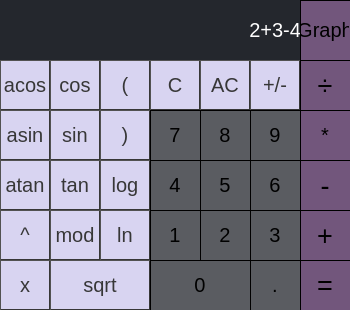
<?xml version="1.0" encoding="UTF-8"?>
<ui version="4.0">
 <class>MainWindow</class>
 <widget class="QMainWindow" name="MainWindow">
  <property name="geometry">
   <rect>
    <x>0</x>
    <y>0</y>
    <width>350</width>
    <height>310</height>
   </rect>
  </property>
  <property name="windowTitle">
   <string>MainWindow</string>
  </property>
  <property name="styleSheet">
   <string notr="true"/>
  </property>
  <widget class="QWidget" name="centralwidget">
   <widget class="QLabel" name="result_show">
    <property name="geometry">
     <rect>
      <x>0</x>
      <y>0</y>
      <width>301</width>
      <height>60</height>
     </rect>
    </property>
    <property name="font">
     <font>
      <pointsize>15</pointsize>
     </font>
    </property>
    <property name="styleSheet">
     <string notr="true">QLabel { 
background-color: rgb(36, 39, 45);
color:white
}</string>
    </property>
    <property name="text">
     <string>2+3-4</string>
    </property>
    <property name="alignment">
     <set>Qt::AlignRight|Qt::AlignTrailing|Qt::AlignVCenter</set>
    </property>
    <property name="margin">
     <number>10</number>
    </property>
    <property name="indent">
     <number>0</number>
    </property>
   </widget>
   <widget class="QPushButton" name="diverce">
    <property name="geometry">
     <rect>
      <x>300</x>
      <y>60</y>
      <width>50</width>
      <height>50</height>
     </rect>
    </property>
    <property name="font">
     <font>
      <pointsize>20</pointsize>
      <italic>false</italic>
      <bold>false</bold>
      <underline>false</underline>
      <strikeout>false</strikeout>
     </font>
    </property>
    <property name="styleSheet">
     <string notr="true">QPushButton {
    background-color: rgb(114, 86, 124);
	border-width: 1px;
    border-style: outset;
}
QPushButton:pressed {
    background-color: rgb(96, 72, 105);
    border-style: inset;
}</string>
    </property>
    <property name="text">
     <string>÷</string>
    </property>
    <property name="default">
     <bool>false</bool>
    </property>
    <property name="flat">
     <bool>false</bool>
    </property>
   </widget>
   <widget class="QPushButton" name="plus_minus">
    <property name="geometry">
     <rect>
      <x>250</x>
      <y>60</y>
      <width>50</width>
      <height>50</height>
     </rect>
    </property>
    <property name="font">
     <font>
      <pointsize>15</pointsize>
     </font>
    </property>
    <property name="styleSheet">
     <string notr="true">QPushButton {
    background-color: rgb(216, 212, 241);
	color:rgb(55, 55, 55);
	border-width: 1px;
    border-style: outset;
}
QPushButton:pressed {
    background-color: rgb(169, 166, 190);
    border-style: inset;
}</string>
    </property>
    <property name="text">
     <string>+/-</string>
    </property>
   </widget>
   <widget class="QPushButton" name="AC">
    <property name="geometry">
     <rect>
      <x>200</x>
      <y>60</y>
      <width>50</width>
      <height>50</height>
     </rect>
    </property>
    <property name="font">
     <font>
      <pointsize>15</pointsize>
     </font>
    </property>
    <property name="styleSheet">
     <string notr="true">QPushButton {
    background-color: rgb(216, 212, 241);
	color:rgb(55, 55, 55);
	border-width: 1px;
    border-style: outset;
}
QPushButton:pressed {
    background-color: rgb(169, 166, 190);
    border-style: inset;
}</string>
    </property>
    <property name="text">
     <string>AC</string>
    </property>
   </widget>
   <widget class="QPushButton" name="p7">
    <property name="geometry">
     <rect>
      <x>150</x>
      <y>110</y>
      <width>50</width>
      <height>50</height>
     </rect>
    </property>
    <property name="font">
     <font>
      <pointsize>15</pointsize>
     </font>
    </property>
    <property name="styleSheet">
     <string notr="true">QPushButton {
    background-color: rgb(90, 92, 97);
	border-width: 1px;
    border-style: outset;
}
QPushButton:pressed {
    background-color: rgb(111, 115, 121);
    border-style: inset;
}</string>
    </property>
    <property name="text">
     <string>7</string>
    </property>
   </widget>
   <widget class="QPushButton" name="p8">
    <property name="geometry">
     <rect>
      <x>200</x>
      <y>110</y>
      <width>50</width>
      <height>50</height>
     </rect>
    </property>
    <property name="font">
     <font>
      <pointsize>15</pointsize>
     </font>
    </property>
    <property name="styleSheet">
     <string notr="true">QPushButton {
    background-color: rgb(90, 92, 97);
	border-width: 1px;
    border-style: outset;
}
QPushButton:pressed {
    background-color: rgb(111, 115, 121);
    border-style: inset;
}</string>
    </property>
    <property name="text">
     <string>8</string>
    </property>
   </widget>
   <widget class="QPushButton" name="multi">
    <property name="geometry">
     <rect>
      <x>300</x>
      <y>110</y>
      <width>50</width>
      <height>50</height>
     </rect>
    </property>
    <property name="font">
     <font>
      <pointsize>15</pointsize>
     </font>
    </property>
    <property name="styleSheet">
     <string notr="true">QPushButton {
    background-color: rgb(114, 86, 124);
	border-width: 1px;
    border-style: outset;
}
QPushButton:pressed {
    background-color: rgb(96, 72, 105);
    border-style: inset;
}</string>
    </property>
    <property name="text">
     <string>*</string>
    </property>
   </widget>
   <widget class="QPushButton" name="p9">
    <property name="geometry">
     <rect>
      <x>250</x>
      <y>110</y>
      <width>50</width>
      <height>50</height>
     </rect>
    </property>
    <property name="font">
     <font>
      <pointsize>15</pointsize>
     </font>
    </property>
    <property name="styleSheet">
     <string notr="true">QPushButton {
    background-color: rgb(90, 92, 97);
	border-width: 1px;
    border-style: outset;
}
QPushButton:pressed {
    background-color: rgb(111, 115, 121);
    border-style: inset;
}</string>
    </property>
    <property name="text">
     <string>9</string>
    </property>
   </widget>
   <widget class="QPushButton" name="p4">
    <property name="geometry">
     <rect>
      <x>150</x>
      <y>160</y>
      <width>50</width>
      <height>50</height>
     </rect>
    </property>
    <property name="font">
     <font>
      <pointsize>15</pointsize>
     </font>
    </property>
    <property name="styleSheet">
     <string notr="true">QPushButton {
    background-color: rgb(90, 92, 97);
	border-width: 1px;
    border-style: outset;
}
QPushButton:pressed {
    background-color: rgb(111, 115, 121);
    border-style: inset;
}</string>
    </property>
    <property name="text">
     <string>4</string>
    </property>
   </widget>
   <widget class="QPushButton" name="plus">
    <property name="geometry">
     <rect>
      <x>300</x>
      <y>210</y>
      <width>50</width>
      <height>50</height>
     </rect>
    </property>
    <property name="font">
     <font>
      <pointsize>20</pointsize>
     </font>
    </property>
    <property name="styleSheet">
     <string notr="true">QPushButton {
    background-color: rgb(114, 86, 124);
	border-width: 1px;
    border-style: outset;
}
QPushButton:pressed {
    background-color: rgb(96, 72, 105);
    border-style: inset;
}</string>
    </property>
    <property name="text">
     <string>+</string>
    </property>
   </widget>
   <widget class="QPushButton" name="p5">
    <property name="geometry">
     <rect>
      <x>200</x>
      <y>160</y>
      <width>50</width>
      <height>50</height>
     </rect>
    </property>
    <property name="font">
     <font>
      <pointsize>15</pointsize>
     </font>
    </property>
    <property name="styleSheet">
     <string notr="true">QPushButton {
    background-color: rgb(90, 92, 97);
	border-width: 1px;
    border-style: outset;
}
QPushButton:pressed {
    background-color: rgb(111, 115, 121);
    border-style: inset;
}</string>
    </property>
    <property name="text">
     <string>5</string>
    </property>
   </widget>
   <widget class="QPushButton" name="minus">
    <property name="geometry">
     <rect>
      <x>300</x>
      <y>160</y>
      <width>50</width>
      <height>50</height>
     </rect>
    </property>
    <property name="font">
     <font>
      <pointsize>20</pointsize>
     </font>
    </property>
    <property name="styleSheet">
     <string notr="true">QPushButton {
    background-color: rgb(114, 86, 124);
	border-width: 1px;
    border-style: outset;
}
QPushButton:pressed {
    background-color: rgb(96, 72, 105);
    border-style: inset;
}</string>
    </property>
    <property name="text">
     <string>-</string>
    </property>
   </widget>
   <widget class="QPushButton" name="p1">
    <property name="geometry">
     <rect>
      <x>150</x>
      <y>210</y>
      <width>50</width>
      <height>50</height>
     </rect>
    </property>
    <property name="font">
     <font>
      <pointsize>15</pointsize>
     </font>
    </property>
    <property name="styleSheet">
     <string notr="true">QPushButton {
    background-color: rgb(90, 92, 97);
	border-width: 1px;
    border-style: outset;
}
QPushButton:pressed {
    background-color: rgb(111, 115, 121);
    border-style: inset;
}</string>
    </property>
    <property name="text">
     <string>1</string>
    </property>
   </widget>
   <widget class="QPushButton" name="p2">
    <property name="geometry">
     <rect>
      <x>200</x>
      <y>210</y>
      <width>50</width>
      <height>50</height>
     </rect>
    </property>
    <property name="font">
     <font>
      <pointsize>15</pointsize>
     </font>
    </property>
    <property name="styleSheet">
     <string notr="true">QPushButton {
    background-color: rgb(90, 92, 97);
	border-width: 1px;
    border-style: outset;
}
QPushButton:pressed {
    background-color: rgb(111, 115, 121);
    border-style: inset;
}</string>
    </property>
    <property name="text">
     <string>2</string>
    </property>
   </widget>
   <widget class="QPushButton" name="p3">
    <property name="geometry">
     <rect>
      <x>250</x>
      <y>210</y>
      <width>50</width>
      <height>50</height>
     </rect>
    </property>
    <property name="font">
     <font>
      <pointsize>15</pointsize>
     </font>
    </property>
    <property name="styleSheet">
     <string notr="true">QPushButton {
    background-color: rgb(90, 92, 97);
	border-width: 1px;
    border-style: outset;
}
QPushButton:pressed {
    background-color: rgb(111, 115, 121);
    border-style: inset;
}</string>
    </property>
    <property name="text">
     <string>3</string>
    </property>
   </widget>
   <widget class="QPushButton" name="p6">
    <property name="geometry">
     <rect>
      <x>250</x>
      <y>160</y>
      <width>50</width>
      <height>50</height>
     </rect>
    </property>
    <property name="font">
     <font>
      <pointsize>15</pointsize>
     </font>
    </property>
    <property name="styleSheet">
     <string notr="true">QPushButton {
    background-color: rgb(90, 92, 97);
	border-width: 1px;
    border-style: outset;
}
QPushButton:pressed {
    background-color: rgb(111, 115, 121);
    border-style: inset;
}</string>
    </property>
    <property name="text">
     <string>6</string>
    </property>
   </widget>
   <widget class="QPushButton" name="p0">
    <property name="geometry">
     <rect>
      <x>150</x>
      <y>260</y>
      <width>100</width>
      <height>50</height>
     </rect>
    </property>
    <property name="font">
     <font>
      <pointsize>15</pointsize>
     </font>
    </property>
    <property name="styleSheet">
     <string notr="true">QPushButton {
    background-color: rgb(90, 92, 97);
	border-width: 1px;
    border-style: outset;
}
QPushButton:pressed {
    background-color: rgb(111, 115, 121);
    border-style: inset;
}</string>
    </property>
    <property name="text">
     <string>0</string>
    </property>
   </widget>
   <widget class="QPushButton" name="equal">
    <property name="geometry">
     <rect>
      <x>300</x>
      <y>260</y>
      <width>50</width>
      <height>50</height>
     </rect>
    </property>
    <property name="font">
     <font>
      <pointsize>20</pointsize>
     </font>
    </property>
    <property name="styleSheet">
     <string notr="true">QPushButton {
    background-color: rgb(114, 86, 124);
	border-width: 1px;
    border-style: outset;
}
QPushButton:pressed {
    background-color: rgb(96, 72, 105);
    border-style: inset;
}</string>
    </property>
    <property name="text">
     <string>=</string>
    </property>
   </widget>
   <widget class="QPushButton" name="dot">
    <property name="geometry">
     <rect>
      <x>250</x>
      <y>260</y>
      <width>50</width>
      <height>50</height>
     </rect>
    </property>
    <property name="font">
     <font>
      <pointsize>15</pointsize>
     </font>
    </property>
    <property name="styleSheet">
     <string notr="true">QPushButton {
    background-color: rgb(90, 92, 97);
	border-width: 1px;
    border-style: outset;
}
QPushButton:pressed {
    background-color: rgb(111, 115, 121);
    border-style: inset;
}</string>
    </property>
    <property name="text">
     <string>.</string>
    </property>
   </widget>
   <widget class="QPushButton" name="Clear">
    <property name="geometry">
     <rect>
      <x>150</x>
      <y>60</y>
      <width>50</width>
      <height>50</height>
     </rect>
    </property>
    <property name="font">
     <font>
      <pointsize>15</pointsize>
     </font>
    </property>
    <property name="styleSheet">
     <string notr="true">QPushButton {
    background-color: rgb(216, 212, 241);
	color:rgb(55, 55, 55);
	border-width: 1px;
    border-style: outset;
}
QPushButton:pressed {
    background-color: rgb(169, 166, 190);
    border-style: inset;
}</string>
    </property>
    <property name="text">
     <string>C</string>
    </property>
   </widget>
   <widget class="QPushButton" name="Brace_open">
    <property name="geometry">
     <rect>
      <x>100</x>
      <y>60</y>
      <width>50</width>
      <height>50</height>
     </rect>
    </property>
    <property name="font">
     <font>
      <pointsize>15</pointsize>
     </font>
    </property>
    <property name="styleSheet">
     <string notr="true">QPushButton {
    background-color: rgb(216, 212, 241);
	color:rgb(55, 55, 55);
	border-width: 1px;
    border-style: outset;
}
QPushButton:pressed {
    background-color: rgb(169, 166, 190);
    border-style: inset;
}</string>
    </property>
    <property name="text">
     <string>(</string>
    </property>
   </widget>
   <widget class="QPushButton" name="Brace_close">
    <property name="geometry">
     <rect>
      <x>100</x>
      <y>110</y>
      <width>50</width>
      <height>50</height>
     </rect>
    </property>
    <property name="font">
     <font>
      <pointsize>15</pointsize>
     </font>
    </property>
    <property name="styleSheet">
     <string notr="true">QPushButton {
    background-color: rgb(216, 212, 241);
	color:rgb(55, 55, 55);
	border-width: 1px;
    border-style: outset;
}
QPushButton:pressed {
    background-color: rgb(169, 166, 190);
    border-style: inset;
}</string>
    </property>
    <property name="text">
     <string>)</string>
    </property>
   </widget>
   <widget class="QPushButton" name="sqrt">
    <property name="geometry">
     <rect>
      <x>50</x>
      <y>260</y>
      <width>100</width>
      <height>50</height>
     </rect>
    </property>
    <property name="font">
     <font>
      <pointsize>15</pointsize>
     </font>
    </property>
    <property name="styleSheet">
     <string notr="true">QPushButton {
    background-color: rgb(216, 212, 241);
	color:rgb(55, 55, 55);
	border-width: 1px;
    border-style: outset;
}
QPushButton:pressed {
    background-color: rgb(169, 166, 190);
    border-style: inset;
}</string>
    </property>
    <property name="text">
     <string>sqrt</string>
    </property>
   </widget>
   <widget class="QPushButton" name="ln">
    <property name="geometry">
     <rect>
      <x>100</x>
      <y>210</y>
      <width>50</width>
      <height>50</height>
     </rect>
    </property>
    <property name="font">
     <font>
      <pointsize>15</pointsize>
     </font>
    </property>
    <property name="styleSheet">
     <string notr="true">QPushButton {
    background-color: rgb(216, 212, 241);
	color:rgb(55, 55, 55);
	border-width: 1px;
    border-style: outset;
}
QPushButton:pressed {
    background-color: rgb(169, 166, 190);
    border-style: inset;
}</string>
    </property>
    <property name="text">
     <string>ln</string>
    </property>
   </widget>
   <widget class="QPushButton" name="log">
    <property name="geometry">
     <rect>
      <x>100</x>
      <y>160</y>
      <width>50</width>
      <height>50</height>
     </rect>
    </property>
    <property name="font">
     <font>
      <pointsize>15</pointsize>
     </font>
    </property>
    <property name="styleSheet">
     <string notr="true">QPushButton {
    background-color: rgb(216, 212, 241);
	color:rgb(55, 55, 55);
	border-width: 1px;
    border-style: outset;
}
QPushButton:pressed {
    background-color: rgb(169, 166, 190);
    border-style: inset;
}</string>
    </property>
    <property name="text">
     <string>log</string>
    </property>
   </widget>
   <widget class="QPushButton" name="cos">
    <property name="geometry">
     <rect>
      <x>50</x>
      <y>60</y>
      <width>50</width>
      <height>50</height>
     </rect>
    </property>
    <property name="font">
     <font>
      <pointsize>15</pointsize>
     </font>
    </property>
    <property name="styleSheet">
     <string notr="true">QPushButton {
    background-color: rgb(216, 212, 241);
	color:rgb(55, 55, 55);
	border-width: 1px;
    border-style: outset;
}
QPushButton:pressed {
    background-color: rgb(169, 166, 190);
    border-style: inset;
}</string>
    </property>
    <property name="text">
     <string>cos</string>
    </property>
   </widget>
   <widget class="QPushButton" name="sin">
    <property name="geometry">
     <rect>
      <x>50</x>
      <y>110</y>
      <width>50</width>
      <height>50</height>
     </rect>
    </property>
    <property name="font">
     <font>
      <pointsize>15</pointsize>
     </font>
    </property>
    <property name="styleSheet">
     <string notr="true">QPushButton {
    background-color: rgb(216, 212, 241);
	color:rgb(55, 55, 55);
	border-width: 1px;
    border-style: outset;
}
QPushButton:pressed {
    background-color: rgb(169, 166, 190);
    border-style: inset;
}</string>
    </property>
    <property name="text">
     <string>sin</string>
    </property>
   </widget>
   <widget class="QPushButton" name="tan">
    <property name="geometry">
     <rect>
      <x>50</x>
      <y>160</y>
      <width>50</width>
      <height>50</height>
     </rect>
    </property>
    <property name="font">
     <font>
      <pointsize>15</pointsize>
     </font>
    </property>
    <property name="styleSheet">
     <string notr="true">QPushButton {
    background-color: rgb(216, 212, 241);
	color:rgb(55, 55, 55);
	border-width: 1px;
    border-style: outset;
}
QPushButton:pressed {
    background-color: rgb(169, 166, 190);
    border-style: inset;
}</string>
    </property>
    <property name="text">
     <string>tan</string>
    </property>
   </widget>
   <widget class="QPushButton" name="acos">
    <property name="geometry">
     <rect>
      <x>0</x>
      <y>60</y>
      <width>50</width>
      <height>50</height>
     </rect>
    </property>
    <property name="font">
     <font>
      <pointsize>15</pointsize>
     </font>
    </property>
    <property name="styleSheet">
     <string notr="true">QPushButton {
    background-color: rgb(216, 212, 241);
	color:rgb(55, 55, 55);
	border-width: 1px;
    border-style: outset;
}
QPushButton:pressed {
    background-color: rgb(169, 166, 190);
    border-style: inset;
}</string>
    </property>
    <property name="text">
     <string>acos</string>
    </property>
   </widget>
   <widget class="QPushButton" name="asin">
    <property name="geometry">
     <rect>
      <x>0</x>
      <y>110</y>
      <width>50</width>
      <height>50</height>
     </rect>
    </property>
    <property name="font">
     <font>
      <pointsize>15</pointsize>
     </font>
    </property>
    <property name="styleSheet">
     <string notr="true">QPushButton {
    background-color: rgb(216, 212, 241);
	color:rgb(55, 55, 55);
	border-width: 1px;
    border-style: outset;
}
QPushButton:pressed {
    background-color: rgb(169, 166, 190);
    border-style: inset;
}</string>
    </property>
    <property name="text">
     <string>asin</string>
    </property>
   </widget>
   <widget class="QPushButton" name="mod">
    <property name="geometry">
     <rect>
      <x>50</x>
      <y>210</y>
      <width>50</width>
      <height>50</height>
     </rect>
    </property>
    <property name="font">
     <font>
      <pointsize>15</pointsize>
     </font>
    </property>
    <property name="styleSheet">
     <string notr="true">QPushButton {
    background-color: rgb(216, 212, 241);
	color:rgb(55, 55, 55);
	border-width: 1px;
    border-style: outset;
}
QPushButton:pressed {
    background-color: rgb(169, 166, 190);
    border-style: inset;
}</string>
    </property>
    <property name="text">
     <string>mod</string>
    </property>
   </widget>
   <widget class="QPushButton" name="stepen">
    <property name="geometry">
     <rect>
      <x>0</x>
      <y>210</y>
      <width>50</width>
      <height>50</height>
     </rect>
    </property>
    <property name="font">
     <font>
      <pointsize>15</pointsize>
     </font>
    </property>
    <property name="styleSheet">
     <string notr="true">QPushButton {
    background-color: rgb(216, 212, 241);
	color:rgb(55, 55, 55);
	border-width: 1px;
    border-style: outset;
}
QPushButton:pressed {
    background-color: rgb(169, 166, 190);
    border-style: inset;
}</string>
    </property>
    <property name="text">
     <string>^</string>
    </property>
   </widget>
   <widget class="QPushButton" name="atan">
    <property name="geometry">
     <rect>
      <x>0</x>
      <y>160</y>
      <width>50</width>
      <height>50</height>
     </rect>
    </property>
    <property name="font">
     <font>
      <pointsize>15</pointsize>
     </font>
    </property>
    <property name="styleSheet">
     <string notr="true">QPushButton {
    background-color: rgb(216, 212, 241);
	color:rgb(55, 55, 55);
	border-width: 1px;
    border-style: outset;
}
QPushButton:pressed {
    background-color: rgb(169, 166, 190);
    border-style: inset;
}</string>
    </property>
    <property name="text">
     <string>atan</string>
    </property>
   </widget>
   <widget class="QPushButton" name="xprint">
    <property name="geometry">
     <rect>
      <x>0</x>
      <y>260</y>
      <width>50</width>
      <height>50</height>
     </rect>
    </property>
    <property name="font">
     <font>
      <pointsize>15</pointsize>
     </font>
    </property>
    <property name="styleSheet">
     <string notr="true">QPushButton {
    background-color: rgb(216, 212, 241);
	color:rgb(55, 55, 55);
	border-width: 1px;
    border-style: outset;
}
QPushButton:pressed {
    background-color: rgb(169, 166, 190);
    border-style: inset;
}</string>
    </property>
    <property name="text">
     <string>x</string>
    </property>
   </widget>
   <widget class="QLabel" name="x_equation">
    <property name="geometry">
     <rect>
      <x>90</x>
      <y>5</y>
      <width>181</width>
      <height>16</height>
     </rect>
    </property>
    <property name="text">
     <string/>
    </property>
   </widget>
   <widget class="QPushButton" name="graph">
    <property name="geometry">
     <rect>
      <x>300</x>
      <y>0</y>
      <width>50</width>
      <height>60</height>
     </rect>
    </property>
    <property name="sizePolicy">
     <sizepolicy hsizetype="Ignored" vsizetype="Maximum">
      <horstretch>0</horstretch>
      <verstretch>0</verstretch>
     </sizepolicy>
    </property>
    <property name="font">
     <font>
      <pointsize>15</pointsize>
      <italic>false</italic>
      <bold>false</bold>
      <underline>false</underline>
      <strikeout>false</strikeout>
     </font>
    </property>
    <property name="styleSheet">
     <string notr="true">QPushButton {
    background-color: rgb(114, 86, 124);
	border-width: 1px;
    border-style: outset;
}
QPushButton:pressed {
    background-color: rgb(96, 72, 105);
    border-style: inset;
}</string>
    </property>
    <property name="text">
     <string>Graph</string>
    </property>
    <property name="default">
     <bool>false</bool>
    </property>
    <property name="flat">
     <bool>false</bool>
    </property>
   </widget>
  </widget>
 </widget>
 <resources/>
 <connections/>
</ui>
